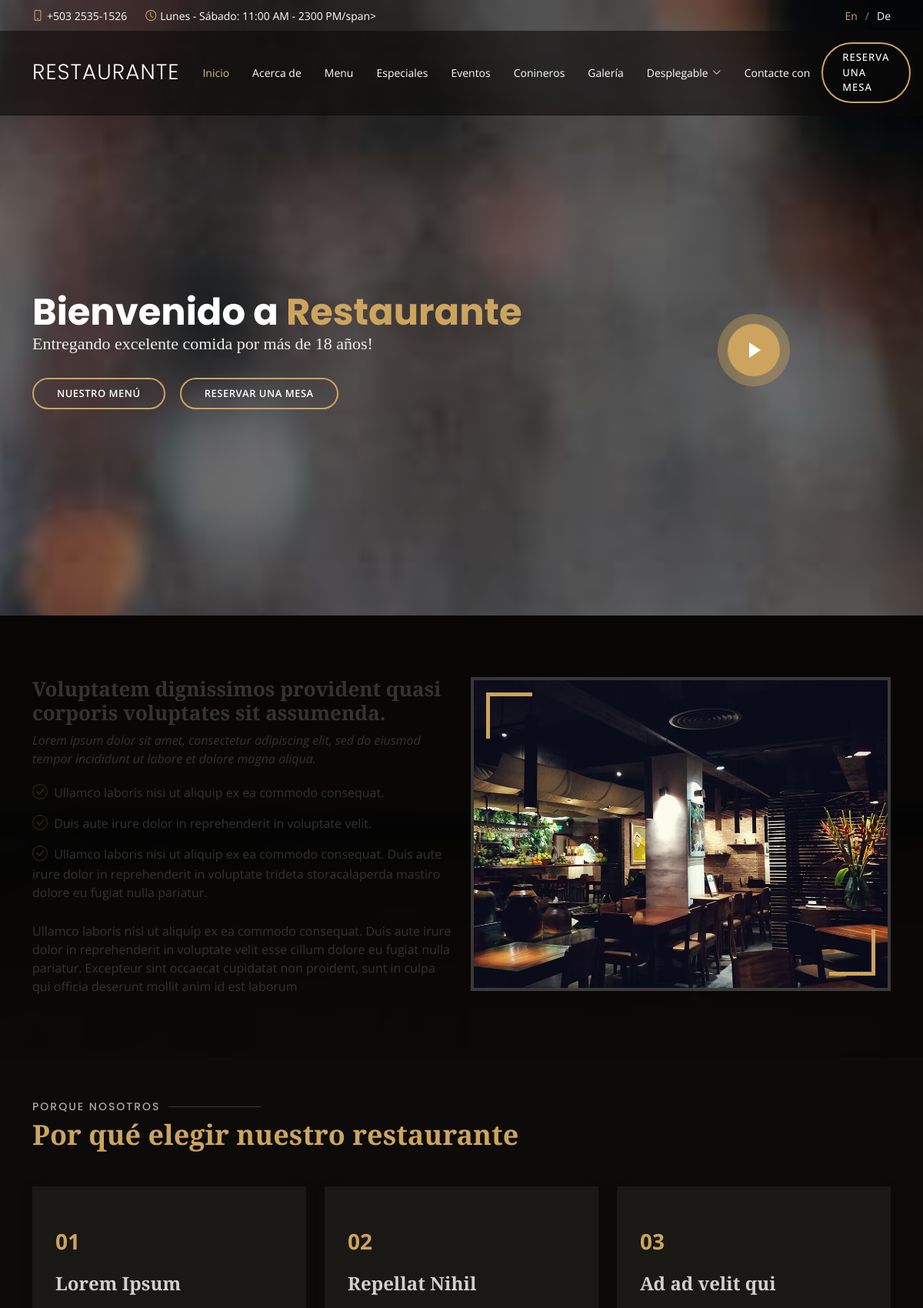
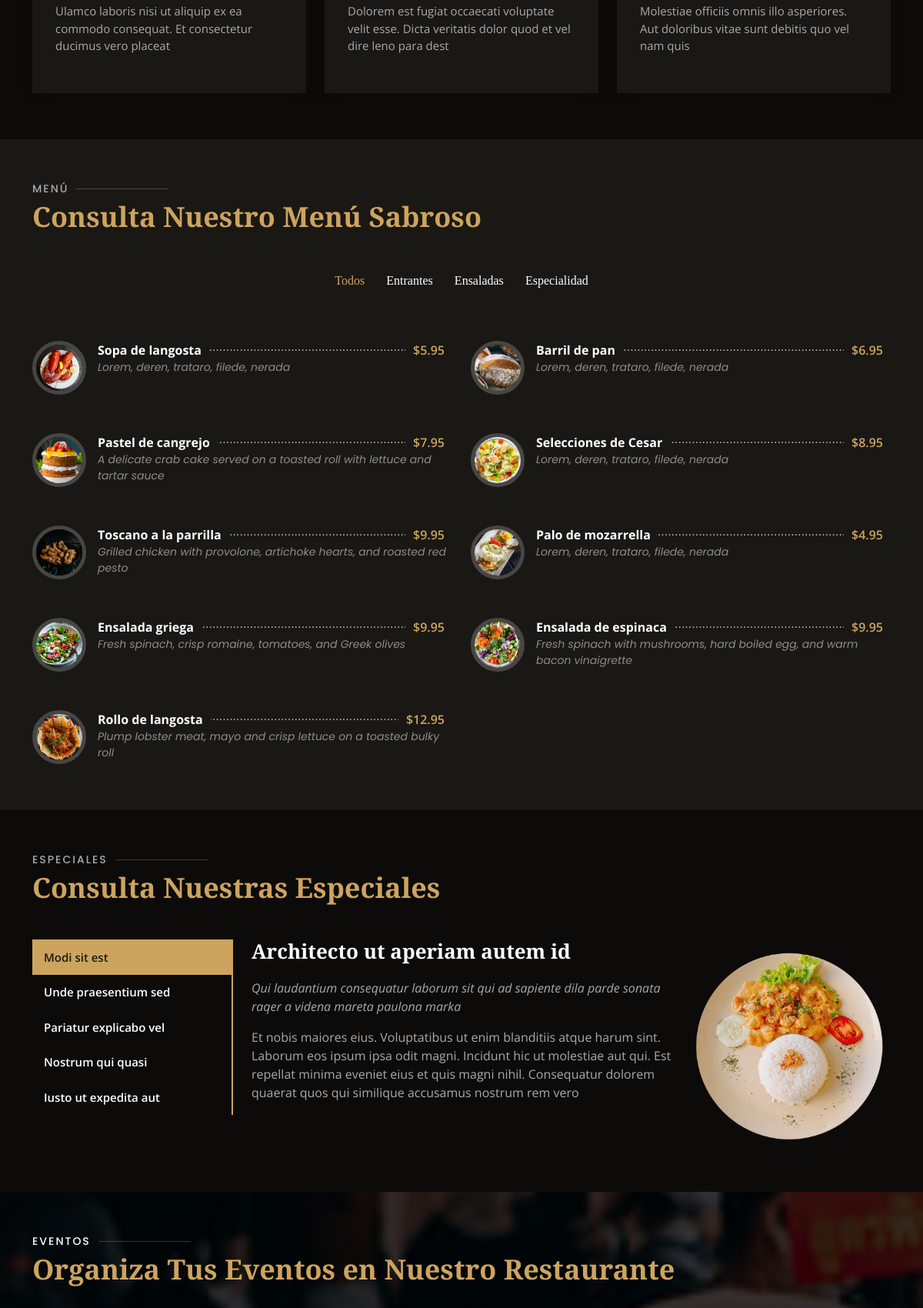
The page / (upper part) on the database its author committed (2 pictures, top to bottom).
### tables this page shows
CREATE TABLE `datos_empresa` (
  `id_datos_empresa` int(11) NOT NULL AUTO_INCREMENT,
  `nombre_empresa` varchar(255) DEFAULT NULL,
  `numero_fijo` varchar(255) DEFAULT NULL,
  `numero_celular` varchar(255) DEFAULT NULL,
  `correo_empresa` varchar(255) DEFAULT NULL,
  `direccion_empresa` varchar(255) DEFAULT NULL,
  `direccion_mapa` varchar(255) DEFAULT NULL,
  `horarios_atencion` text DEFAULT NULL,
  PRIMARY KEY (`id_datos_empresa`)
);

CREATE TABLE `menu` (
  `id_menu` int(11) NOT NULL AUTO_INCREMENT,
  `nombre_menu` varchar(255) DEFAULT NULL,
  `direccion_menu` varchar(255) DEFAULT NULL,
  `id_tipo_opcion` int(11) NOT NULL,
  `estado` int(11) NOT NULL DEFAULT 1 COMMENT '0 eliminado, 1 activo',
  PRIMARY KEY (`id_menu`)
);

### application/controllers/Home.php (called while the page is built, shortened)
<?php
class Home extends CI_Controller {
	public function __construct(){
		$this->load->model('Home_Model','hm',true);
		$this->load->helper('menu_helper');
	}
	public function index(){
		$datos['menu']	= menuPrincipal();
		$this->load->view('home',$datos);
	}
}

### index.php (called while the page is built, shortened)
<?php
require_once BASEPATH.'core/CodeIgniter.php';

### application/models/Home_Model.php (called while the page is built, shortened)
<?php
class Home_Model extends CI_Model{
    public function cargarMenu($tipo){
        $this->db->where('estado',1);
        $this->db->where('id_tipo_opcion IN ('.$tipo.')');
        return $this->db->get('menu')->result_array();
    }
    public function cargarSubMenu($id_menu){
        $this->db->where('estado',1);
        $this->db->where('id_menu',$id_menu);
        return $this->db->get('sub_menu')->result_array();
    }
    public function cargarDescensoSubMenu($id_sub_menu){
        $this->db->where('estado',1);
        $this->db->where('id_sub_menu',$id_sub_menu);
        return $this->db->get('descenso_sub_menu')->result_array();
    }
}

### application/views/home.php (the view, shortened to what this page needs)
<!DOCTYPE html>
<html>
	<head>
		<?php
			include('includes/header.php');
		?>
	</head>
	<body>
		<?php
			include('includes/top_bar.php');
		?>
		<section id="hero" class="d-flex align-items-center">
    <div class="container position-relative text-center text-lg-start" data-aos="zoom-in" data-aos-delay="100">
      <div class="row">
        <div class="col-lg-8">
          <h1>Bienvenido a <span><?=cargarDatosEmpresa()['nombre_empresa']?></span></h1>
          <h2>Entregando excelente comida por más de 18 años!</h2>
          <div class="btns">
            <a href="#menu" class="btn-menu animated fadeInUp scrollto">NUESTRO MENÚ</a>
            <a href="#book-a-table" class="btn-book animated fadeInUp scrollto">RESERVAR UNA MESA</a>
          </div>
        </div>
        <div class="col-lg-4 d-flex align-items-center justify-content-center position-relative" data-aos="zoom-in" data-aos-delay="200">
          <a href="https://www.youtube.com/watch?v=u6BOC7CDUTQ" class="glightbox play-btn"></a>
        </div>
      </div>
    </div>
  </section>
		<main id="main">
<section id="about" class="about">
  <div class="container" data-aos="fade-up">
	<div class="row">
	  <div class="col-lg-6 order-1 order-lg-2" data-aos="zoom-in" data-aos-delay="100">
		<div class="about-img">
		  <img src="<?=base_url()?>assets/img/about.jpg" alt="">
		</div>
	  </div>
	  <div class="col-lg-6 pt-4 pt-lg-0 order-2 order-lg-1 content">
		<h3>Voluptatem dignissimos provident quasi corporis voluptates sit assumenda.</h3>
		<p class="fst-italic">
		  Lorem ipsum dolor sit amet, consectetur adipiscing elit, sed do eiusmod tempor incididunt ut labore et dolore
		  magna aliqua.
		</p>
		<ul>
		  <li><i class="bi bi-check-circle"></i> Ullamco laboris nisi ut aliquip ex ea commodo consequat.</li>
		  <li><i class="bi bi-check-circle"></i> Duis aute irure dolor in reprehenderit in voluptate velit.</li>
		  <li><i class="bi bi-check-circle"></i> Ullamco laboris nisi ut aliquip ex ea commodo consequat. Duis aute irure dolor in reprehenderit in voluptate trideta storacalaperda mastiro dolore eu fugiat nulla pariatur.</li>
		</ul>
		<p>
		  Ullamco laboris nisi ut aliquip ex ea commodo consequat. Duis aute irure dolor in reprehenderit in voluptate
		  velit esse cillum dolore eu fugiat nulla pariatur. Excepteur sint occaecat cupidatat non proident, sunt in
		  culpa qui officia deserunt mollit anim id est laborum
		</p>
	  </div>
	</div>
  </div>
</section>
<section id="why-us" class="why-us">
  <div class="container" data-aos="fade-up">
	<div class="section-title">
	  <h2>PORQUE NOSOTROS</h2>
	  <p>Por qué elegir nuestro restaurante</p>
	</div>
	<div class="row">
	  <div class="col-lg-4">
		<div class="box" data-aos="zoom-in" data-aos-delay="100">
		  <span>01</span>
		  <h4>Lorem Ipsum</h4>
		  <p>Ulamco laboris nisi ut aliquip ex ea commodo consequat. Et consectetur ducimus vero placeat</p>
		</div>
	  </div>
	  <div class="col-lg-4 mt-4 mt-lg-0">
		<div class="box" data-aos="zoom-in" data-aos-delay="200">
		  <span>02</span>
		  <h4>Repellat Nihil</h4>
		  <p>Dolorem est fugiat occaecati voluptate velit esse. Dicta veritatis dolor quod et vel dire leno para dest</p>
		</div>
	  </div>
	  <div class="col-lg-4 mt-4 mt-lg-0">
		<div class="box" data-aos="zoom-in" data-aos-delay="300">
		  <span>03</span>
		  <h4> Ad ad velit qui</h4>
		  <p>Molestiae officiis omnis illo asperiores. Aut doloribus vitae sunt debitis quo vel nam quis</p>
		</div>
	  </div>
	</div>
  </div>
</section>
<section id="menu" class="menu section-bg">
  <div class="container" data-aos="fade-up">
	<div class="section-title">
	  <h2>MENÚ</h2>
	  <p>Consulta Nuestro Menú Sabroso</p>
	</div>
	<div class="row" data-aos="fade-up" data-aos-delay="100">
	  <div class="col-lg-12 d-flex justify-content-center">
		<ul id="menu-flters">
		  <li data-filter="*" class="filter-active">Todos</li>
		  <li data-filter=".filter-starters">Entrantes</li>
		  <li data-filter=".filter-salads">Ensaladas</li>
		  <li data-filter=".filter-specialty">Especialidad</li>
		</ul>
	  </div>
	</div>
	<div class="row menu-container" data-aos="fade-up" data-aos-delay="200">
	  <div class="col-lg-6 menu-item filter-starters">
		<img src="<?=base_url()?>assets/img/menu/lobster-bisque.jpg" class="menu-img" alt="">
		<div class="menu-content">
		  <a href="#">Sopa de langosta</a><span>$5.95</span>
		</div>
		<div class="menu-ingredients">
		  Lorem, deren, trataro, filede, nerada
		</div>
	  </div>
	  <div class="col-lg-6 menu-item filter-specialty">
		<img src="<?=base_url()?>assets/img/menu/bread-barrel.jpg" class="menu-img" alt="">
		<div class="menu-content">
		  <a href="#">Barril de pan</a><span>$6.95</span>
		</div>
		<div class="menu-ingredients">
		  Lorem, deren, trataro, filede, nerada
		</div>
	  </div>
	  <div class="col-lg-6 menu-item filter-starters">
		<img src="<?=base_url()?>assets/img/menu/cake.jpg" class="menu-img" alt="">
		<div class="menu-content">
		  <a href="#">Pastel de cangrejo</a><span>$7.95</span>
		</div>
		<div class="menu-ingredients">
		  A delicate crab cake served on a toasted roll with lettuce and tartar sauce
		</div>
	  </div>
	  <div class="col-lg-6 menu-item filter-salads">
		<img src="<?=base_url()?>assets/img/menu/caesar.jpg" class="menu-img" alt="">
		<div class="menu-content">
		  <a href="#">Selecciones de Cesar</a><span>$8.95</span>
		</div>
		<div class="menu-ingredients">
		  Lorem, deren, trataro, filede, nerada
		</div>
	  </div>
	  <div class="col-lg-6 menu-item filter-specialty">
		<img src="<?=base_url()?>assets/img/menu/tuscan-grilled.jpg" class="menu-img" alt="">
		<div class="menu-content">
		  <a href="#">Toscano a la parrilla</a><span>$9.95</span>
		</div>
		<div class="menu-ingredients">
		  Grilled chicken with provolone, artichoke hearts, and roasted red pesto
		</div>
	  </div>
	  <div class="col-lg-6 menu-item filter-starters">
		<img src="<?=base_url()?>assets/img/menu/mozzarella.jpg" class="menu-img" alt="">
		<div class="menu-content">
		  <a href="#">Palo de mozarrella</a><span>$4.95</span>
		</div>
		<div class="menu-ingredients">
		  Lorem, deren, trataro, filede, nerada
		</div>
	  </div>
	  <div class="col-lg-6 menu-item filter-salads">
		<img src="<?=base_url()?>assets/img/menu/greek-salad.jpg" class="menu-img" alt="">
		<div class="menu-content">
		  <a href="#">Ensalada griega</a><span>$9.95</span>
		</div>
		<div class="menu-ingredients">
		  Fresh spinach, crisp romaine, tomatoes, and Greek olives
		</div>
	  </div>
	  <div class="col-lg-6 menu-item filter-salads">
		<img src="<?=base_url()?>assets/img/menu/spinach-salad.jpg" class="menu-img" alt="">
		<div class="menu-content">
		  <a href="#">Ensalada de espinaca</a><span>$9.95</span>
		</div>
		<div class="menu-ingredients">
		  Fresh spinach with mushrooms, hard boiled egg, and warm bacon vinaigrette
		</div>
	  </div>
	  <div class="col-lg-6 menu-item filter-specialty">
		<img src="<?=base_url()?>assets/img/menu/lobster-roll.jpg" class="menu-img" alt="">
		<div class="menu-content">
		  <a href="#">Rollo de langosta</a><span>$12.95</span>
		</div>
		<div class="menu-ingredients">
		  Plump lobster meat, mayo and crisp lettuce on a toasted bulky roll
		</div>
	  </div>
	</div>
  </div>
</section>
<section id="specials" class="specials">
  <div class="container" data-aos="fade-up">
	<div class="section-title">
	  <h2>ESPECIALES</h2>
	  <p>Consulta Nuestras Especiales</p>
	</div>
	<div class="row" data-aos="fade-up" data-aos-delay="100">
	  <div class="col-lg-3">
		<ul class="nav nav-tabs flex-column">
		  <li class="nav-item">
			<a class="nav-link active show" data-bs-toggle="tab" href="#tab-1">Modi sit est</a>
		  </li>
		  <li class="nav-item">
			<a class="nav-link" data-bs-toggle="tab" href="#tab-2">Unde praesentium sed</a>
		  </li>
		  <li class="nav-item">
			<a class="nav-link" data-bs-toggle="tab" href="#tab-3">Pariatur explicabo vel</a>
		  </li>
		  <li class="nav-item">
			<a class="nav-link" data-bs-toggle="tab" href="#tab-4">Nostrum qui quasi</a>
		  </li>
		  <li class="nav-item">
			<a class="nav-link" data-bs-toggle="tab" href="#tab-5">Iusto ut expedita aut</a>
		  </li>
		</ul>
	  </div>
	  <div class="col-lg-9 mt-4 mt-lg-0">
		<div class="tab-content">
		  <div class="tab-pane active show" id="tab-1">
			<div class="row">
			  <div class="col-lg-8 details order-2 order-lg-1">
				<h3>Architecto ut aperiam autem id</h3>
				<p class="fst-italic">Qui laudantium consequatur laborum sit qui ad sapiente dila parde sonata raqer a videna mareta paulona marka</p>
				<p>Et nobis maiores eius. Voluptatibus ut enim blanditiis atque harum sint. Laborum eos ipsum ipsa odit magni. Incidunt hic ut molestiae aut qui. Est repellat minima eveniet eius et quis magni nihil. Consequatur dolorem quaerat quos qui similique accusamus nostrum rem vero</p>
			  </div>
			  <div class="col-lg-4 text-center order-1 order-lg-2">
				<img src="<?=base_url()?>assets/img/specials-1.png" alt="" class="img-fluid">
			  </div>
			</div>
		  </div>
		</div>
	  </div>
	</div>
  </div>
</section>
<section id="events" class="events">
  <div class="container" data-aos="fade-up">
	<div class="section-title">
	  <h2>EVENTOS</h2>
	  <p>Organiza Tus Eventos en Nuestro Restaurante</p>
	</div>
  </div>
</section>
</main>
	</body>
</html>

### application/helpers/menu_helper.php (shortened to what this page needs)
<?php
function menuPrincipal(){
    $CI         =& get_instance();
    $principal  = $CI->hm->cargarMenu('1,2');
    ?>
        <header id="header" class="fixed-top d-flex align-items-cente">
            <div class="container-fluid container-xl d-flex align-items-center justify-content-lg-between">
                <h1 class="logo me-auto me-lg-0"><a href="<?=base_url()?>"><?=cargarDatosEmpresa()['nombre_empresa']?></a></h1>
                <nav id="navbar" class="navbar order-last order-lg-0">
                    <ul>
                        <?php
                            $x  = 1;
                            foreach($principal as $rowp){
                                $activar = (($x == 1 )?'active':'');
                                if($rowp['id_tipo_opcion'] == 1):
                                ?>
                                    <li><a class="nav-link scrollto <?=$activar?>" href="<?=(($rowp['direccion_menu'] == '#')?'#':base_url().$rowp['direccion_menu'])?>"><?=$rowp['nombre_menu']?></a></li>
                                <?php
                                endif;
                                if($rowp['id_tipo_opcion'] == 2):
                                ?>
                                    <li class="dropdown">
                                        <a href="#">
                                            <span><?=$rowp['nombre_menu']?></span> <i class="bi bi-chevron-down"></i>
                                        </a>
                                    </li>
                                <?php
                                endif;
                                $x++;
                            }
                        ?>
                    </ul>
                </nav>
                <?php
                    $cuaternario  = $CI->hm->cargarMenu('3');
                    foreach($cuaternario as $rowC){
                        ?>
                            <a href="<?=(($rowC['direccion_menu'] == '#')?'#':base_url().$rowC['direccion_menu'])?>" class="book-a-table-btn scrollto d-none d-lg-flex"><?=$rowC['nombre_menu']?></a>
                        <?php
                    }
                ?>
            </div>
        </header>
    <?php
}

### includes/header.php (shortened to what this page needs)
<link href="<?=base_url()?>assets/vendor/animate.css/animate.min.css" rel="stylesheet">
<link href="<?=base_url()?>assets/vendor/aos/aos.css" rel="stylesheet">
<link href="<?=base_url()?>assets/vendor/bootstrap/css/bootstrap.min.css" rel="stylesheet">
<link href="<?=base_url()?>assets/vendor/bootstrap-icons/bootstrap-icons.css" rel="stylesheet">
<link href="<?=base_url()?>assets/vendor/boxicons/css/boxicons.min.css" rel="stylesheet">
<link href="<?=base_url()?>assets/vendor/glightbox/css/glightbox.min.css" rel="stylesheet">
<link href="<?=base_url()?>assets/vendor/swiper/swiper-bundle.min.css" rel="stylesheet">
<link href="<?=base_url()?>assets/css/style.css" rel="stylesheet">

### includes/top_bar.php
<div id="topbar" class="d-flex align-items-center fixed-top">
<div class="container d-flex justify-content-center justify-content-md-between">
    <div class="contact-info d-flex align-items-center">
    <i class="bi bi-phone d-flex align-items-center"><span><?=cargarDatosEmpresa()['numero_fijo']?></span></i>
    <i class="bi bi-clock d-flex align-items-center ms-4"><span><?=cargarDatosEmpresa()['horarios_atencion']?>/span></i>
    </div>
    <div class="languages d-none d-md-flex align-items-center">
    <ul>
        <li>En</li>
        <li><a href="#">De</a></li>
    </ul>
    </div>
</div>
</div>

### rows shown on the page
datos_empresa: nombre_empresa "RESTAURANTE", numero_fijo "+503 2535-1526", horarios_atencion "Lunes - Sábado: 11:00 AM - 2300 PM", nombre_empresa "Restaurante"
menu: nombre_menu "Inicio"
menu: nombre_menu "Acerca de"
menu: nombre_menu "Menu"
menu: nombre_menu "Especiales"
menu: nombre_menu "Eventos"
menu: nombre_menu "Conineros"
menu: nombre_menu "Galería"
menu: nombre_menu "Desplegable"
menu: nombre_menu "Contacte con"
menu: nombre_menu "RESERVA UNA MESA"
